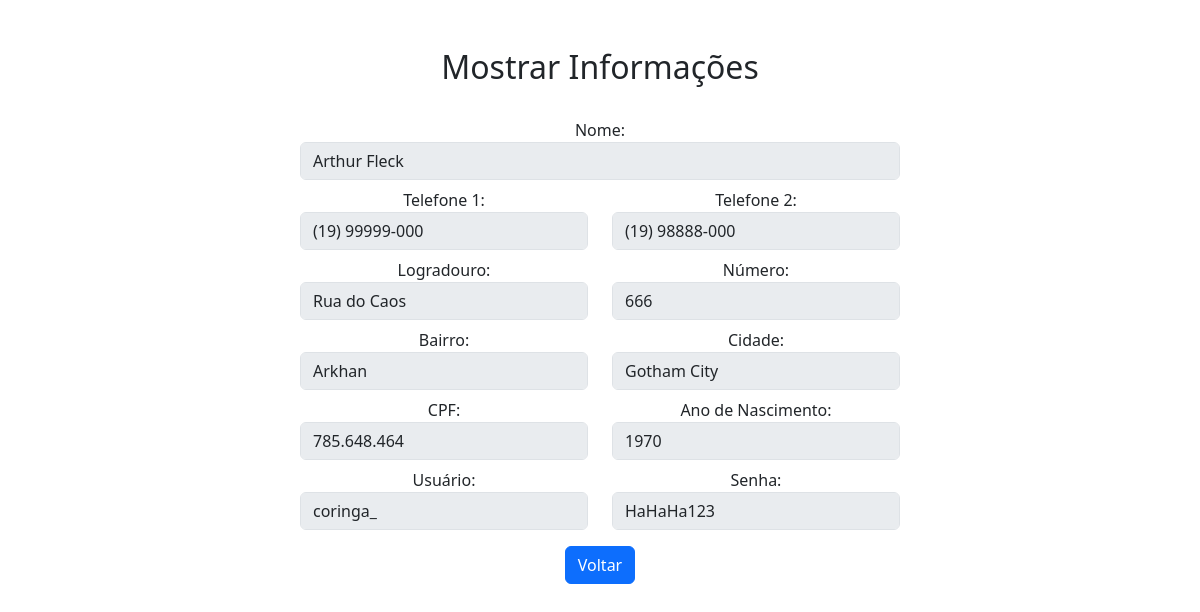
The page /usuario_detalhes.php?id_pessoa=9 on the database its author committed.
### tables this page shows
CREATE TABLE `tb_usuario` (
  `id` int(11) NOT NULL,
  `usuario` varchar(100) DEFAULT NULL,
  `senha` varchar(100) DEFAULT NULL,
  `id_pessoa` int(11) NOT NULL
);

CREATE TABLE `tb_pessoa` (
  `id` int(11) NOT NULL,
  `nome` varchar(100) DEFAULT NULL,
  `ano_nascimento` year(4) DEFAULT NULL,
  `cpf` varchar(11) DEFAULT NULL,
  `telefone_1` varchar(15) DEFAULT NULL,
  `telefone_2` varchar(15) DEFAULT NULL,
  `logradouro` varchar(150) DEFAULT NULL,
  `n_casa` int(5) DEFAULT NULL,
  `bairro` varchar(100) DEFAULT NULL,
  `cidade` varchar(100) DEFAULT NULL
);

### usuario_detalhes.php (the view, shortened to what this page needs)
<!DOCTYPE html>
<html lang="pt-br">
<head>
    <link href="https://cdn.jsdelivr.net/npm/bootstrap@5.3.3/dist/css/bootstrap.min.css" rel="stylesheet">
</head>
<body>
    <main class="container text-center my-5">
        <h2>Mostrar Informações</h2>
        <br>
        <?php
        $dsn = 'mysql:dbname=db_login;host=127.0.0.1';
        $user = 'root';
        $password = '';
        $banco = new PDO($dsn, $user, $password);
        $id_pessoa = $_GET['id_pessoa'];
        $select = "SELECT tb_pessoa.*, tb_usuario.usuario, tb_usuario.senha
                   FROM tb_usuario
                   INNER JOIN tb_pessoa ON tb_usuario.id_pessoa = tb_pessoa.id
                   WHERE tb_usuario.id_pessoa = $id_pessoa";
        $dados = $banco->query($select)->fetch();
        ?>
        <form>
            <label for="nome">Nome:</label>
            <input type="text" class="form-control" name="nome" value="<?= $dados['nome'] ?>" disabled>
            <div class="row mt-2">
                <div class="col">
                    <label for="telefone_1">Telefone 1:</label>
                    <input type="text" class="form-control" name="telefone_1" value="<?= $dados['telefone_1'] ?>" disabled>
                </div>
                <div class="col">
                    <label for="telefone_2">Telefone 2:</label>
                    <input type="text" class="form-control" name="telefone_2" value="<?= $dados['telefone_2'] ?>" disabled>
                </div>
            </div>
            <div class="row mt-2">
                <div class="col">
                    <label for="logradouro">Logradouro:</label>
                    <input type="text" class="form-control" name="logradouro" value="<?= $dados['logradouro'] ?>" disabled>
                </div>
                <div class="col">
                    <label for="n_casa">Número:</label>
                    <input type="number" class="form-control" name="n_casa" value="<?= $dados['n_casa'] ?>" disabled>
                </div>
            </div>
            <div class="row mt-2">
                <div class="col">
                    <label for="bairro">Bairro:</label>
                    <input type="text" class="form-control" name="bairro" value="<?= $dados['bairro'] ?>" disabled>
                </div>
                <div class="col">
                    <label for="cidade">Cidade:</label>
                    <input type="text" class="form-control" name="cidade" value="<?= $dados['cidade'] ?>" disabled>
                </div>
            </div>
            <div class="row mt-2">
                <div class="col">
                    <label for="cpf">CPF:</label>
                    <input type="text" class="form-control" name="cpf" value="<?= $dados['cpf'] ?>" disabled>
                </div>
                <div class="col">
                    <label for="ano_nascimento">Ano de Nascimento:</label>
                    <input type="number" class="form-control" name="ano_nascimento" value="<?= $dados['ano_nascimento'] ?>" disabled>
                </div>
            </div>
            <div class="row mt-2">
                <div class="col">
                    <label for="usuario">Usuário:</label>
                    <input type="text" class="form-control" name="usuario" value="<?= $dados['usuario'] ?>" disabled>
                </div>
                <div class="col">
                    <label for="senha">Senha:</label>
                    <input type="text" class="form-control" name="senha" value="<?= $dados['senha'] ?>" disabled>
                </div>
            </div>
            <a href="tela_usuario.php" class="btn btn-primary mt-3">Voltar</a>
        </form>
    </main>
</body>
</html>

### usuario_detalhes.php (style rules this page uses)
main { display: flex; flex-direction: column; align-items: center; }
form { width: 600px; }

### rows shown on the page
tb_usuario: nome "Arthur Fleck", telefone_1 "(19) 99999-000", telefone_2 "(19) 98888-000", logradouro "Rua do Caos", n_casa "666", bairro "Arkhan", cidade "Gotham City", cpf "785.648.464", ano_nascimento "1970", usuario "coringa_", senha "HaHaHa123"
